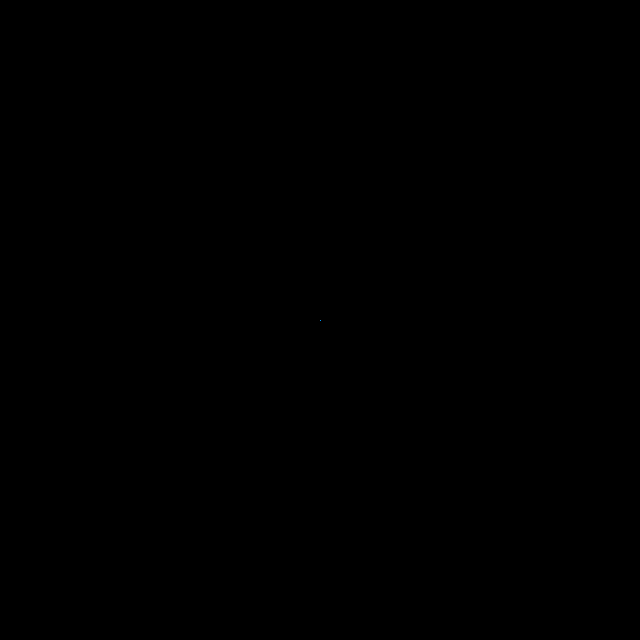
Frame 1 (no input)
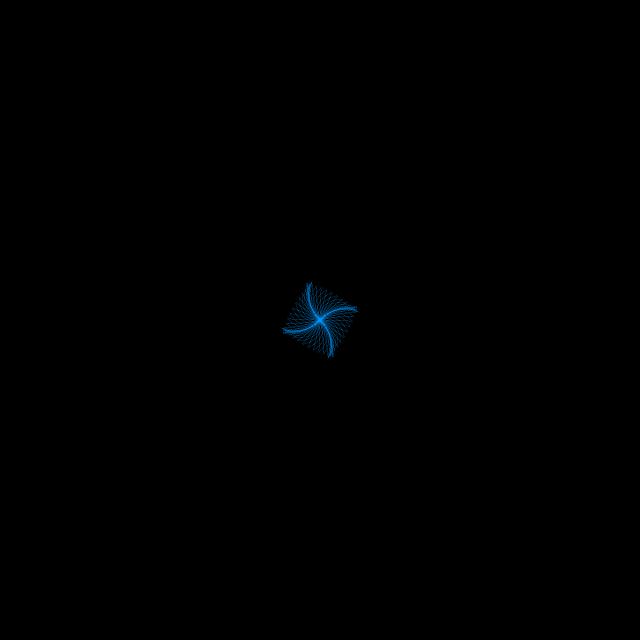
Frame 60 (the mouse pressed at the canvas centre just before this capture)
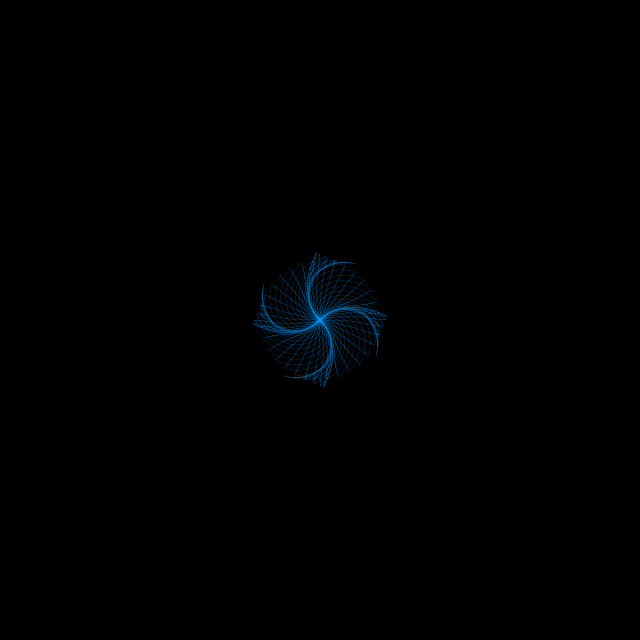
Frame 120 (the mouse held since frame 60 and released just before this capture)

The Processing sketch that drew these frames (run headless with seeded random() and noise(); from frame 60 on, the mouse is pressed at the canvas centre):

// Processing sketch: processing_162660
// ── processing_162660.pde

/* We set num to -270 so our points start outward, then go towards the middle, then spread out. */
float num = 0;

void setup(){
  size(640, 640);
  /* Set up the draw screen appearence. */
  background(0);
  stroke(0, 150, 255, 50);
}

void draw(){
  translate(width/2, height/2);
  rotate(radians(num));
  for(int i = 0; i < 360; i+=12){
    /* We have see how x and y work before. However notice we multiply them by num. This makes the points spread out */
    float x = sin(radians(i+num)) * num;
    float y = cos(radians(x)) * num;
    point(x, y);
    point(y, x);
    point(-x, -y);
    point(-y, -x);
  }
  /* End the animation. Also for more detail make the addition to "num" smaller like 0.2. */
  if(num < 270) num += 0.5;
}
